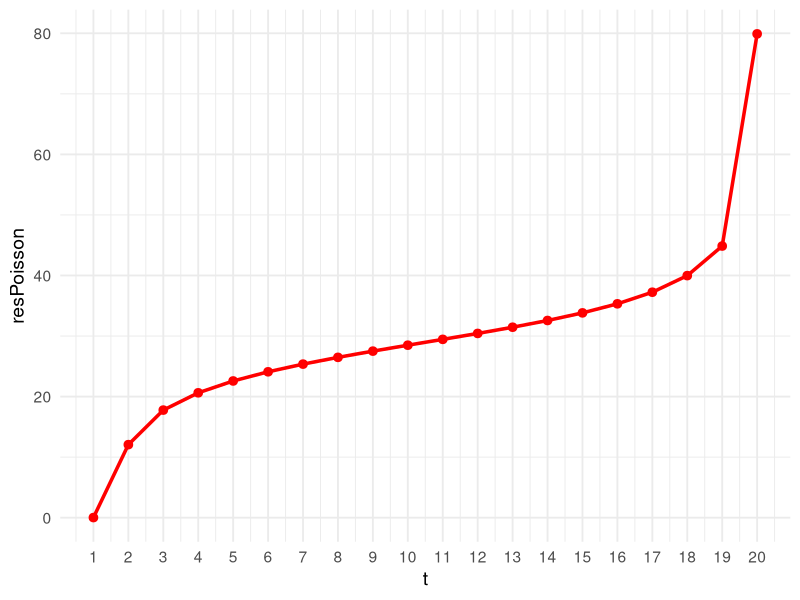
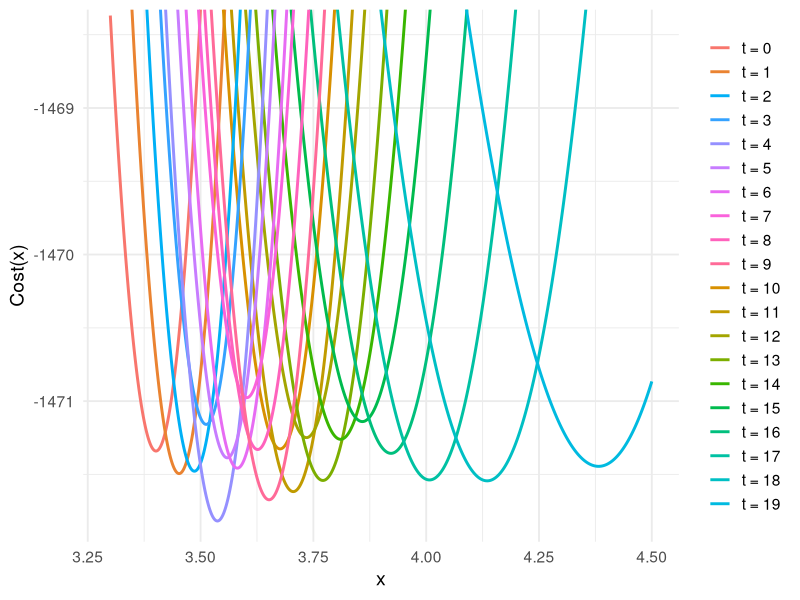

These figures' R source, in order:
library(ggplot2)
library(dplyr)
library(tidyr)

# -----------------------------
# Parameters + root solve
# -----------------------------
n <- 20
Y <- 30

beta <- Y * log(n/(n-1)) * 9.95/10 * n

poisson_zero_2 <- function(t, n, x, Y, beta) {
  (t/n) * x * log(x) - Y * log(Y) + (Y - (t/n) * x) * log((Y - (t/n) * x) / (1 - (t/n))) - beta/n
}

y <- numeric(n)
for (t in 1:(n - 1)) {
  f_t <- function(x) poisson_zero_2(t, n, x, Y, beta)
  y[t] <- uniroot(f_t, interval = c(0.0001, Y))$root
}
y[n] <- Y

resPoisson <- c(y[1], diff(seq_len(n) * y))
mean(resPoisson)

# -----------------------------
# Plot 1: resPoisson with ggplot2
# -----------------------------
df_res <- tibble(t = seq_len(n), value = resPoisson)

p1 <- ggplot(df_res, aes(x = t, y = value)) +
  geom_line(linewidth = 1.2, color = "red") +
  geom_point(size = 2.6, color = "red") +
  scale_x_continuous(breaks = seq_len(n)) +
  coord_cartesian(ylim = range(resPoisson)) +
  labs(x = "t", y = "resPoisson") +
  theme_minimal(base_size = 14)

print(p1)

# -----------------------------
# Rounding / cumy (as in your code)
# -----------------------------
round(resPoisson)
ceiling(resPoisson)

cumy <- round(cumsum(resPoisson))

# -----------------------------
# Plot 2: Cost curves with ggplot2
# -----------------------------
l <- 0.3
r <- 3
a <- 3.3
b <- 4.5

entropy_term <- function(u) ifelse(u == 0, 0, u - u * log(u))

# mini (for y-limits), same logic as your function
u1 <- cumy[1]
const1 <- entropy_term(u1)
x0 <- log((cumy[n] - cumy[1]) / (n - 1))
mini <- (n - 1) * exp(x0) - (cumy[n] - cumy[1]) * x0 + const1

x_grid <- seq(a, b, length.out = 1000)

# Build a tidy data frame of all curves
cost_df <- bind_rows(
  lapply(1:(n - 1), function(t) {
    u <- cumy[t] / t
    const <- t * entropy_term(u)
    tibble(
      x = x_grid,
      curve = paste0("t = ", t),
      cost = (n - t) * exp(x_grid) - (cumy[n] - cumy[t]) * x_grid + const
    )
  }),
  tibble(
    x = x_grid,
    curve = "global",
    cost = n * exp(x_grid) - cumy[n] * x_grid - beta
  )
)



breaks_curve <- c("global", paste0("t = ", 1:(n - 1)))   # underlying curve names
labels_curve <- paste0("t = ", 0:(n - 1))                # what to display: t = 0,...,t = 19

p2 <- ggplot(cost_df, aes(x = x, y = cost, color = curve)) +
  geom_line(linewidth = 1) +
  coord_cartesian(ylim = c(mini - l, mini + r)) +
  labs(x = "x", y = "Cost(x)", color = NULL) +
  theme_minimal(base_size = 14) +
  theme(legend.position = "right") +
  scale_color_discrete(breaks = breaks_curve, labels = labels_curve)

print(p2)
